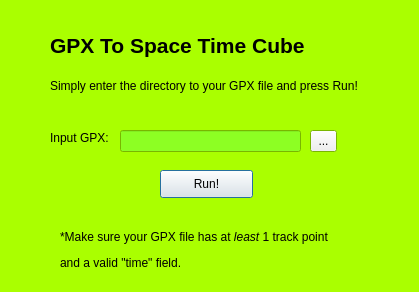
<?xml version="1.0" encoding="UTF-8"?>
<ui version="4.0">
 <class>GPXtoSpaceTimeCubeDialogBase</class>
 <widget class="QDialog" name="GPXtoSpaceTimeCubeDialogBase">
  <property name="geometry">
   <rect>
    <x>0</x>
    <y>0</y>
    <width>419</width>
    <height>292</height>
   </rect>
  </property>
  <property name="palette">
   <palette>
    <active>
     <colorrole role="Midlight">
      <brush brushstyle="SolidPattern">
       <color alpha="255">
        <red>170</red>
        <green>255</green>
        <blue>0</blue>
       </color>
      </brush>
     </colorrole>
     <colorrole role="Base">
      <brush brushstyle="SolidPattern">
       <color alpha="255">
        <red>141</red>
        <green>255</green>
        <blue>35</blue>
       </color>
      </brush>
     </colorrole>
     <colorrole role="Window">
      <brush brushstyle="SolidPattern">
       <color alpha="255">
        <red>170</red>
        <green>255</green>
        <blue>0</blue>
       </color>
      </brush>
     </colorrole>
    </active>
    <inactive>
     <colorrole role="Midlight">
      <brush brushstyle="SolidPattern">
       <color alpha="255">
        <red>170</red>
        <green>255</green>
        <blue>0</blue>
       </color>
      </brush>
     </colorrole>
     <colorrole role="Base">
      <brush brushstyle="SolidPattern">
       <color alpha="255">
        <red>141</red>
        <green>255</green>
        <blue>35</blue>
       </color>
      </brush>
     </colorrole>
     <colorrole role="Window">
      <brush brushstyle="SolidPattern">
       <color alpha="255">
        <red>170</red>
        <green>255</green>
        <blue>0</blue>
       </color>
      </brush>
     </colorrole>
    </inactive>
    <disabled>
     <colorrole role="Midlight">
      <brush brushstyle="SolidPattern">
       <color alpha="255">
        <red>170</red>
        <green>255</green>
        <blue>0</blue>
       </color>
      </brush>
     </colorrole>
     <colorrole role="Base">
      <brush brushstyle="SolidPattern">
       <color alpha="255">
        <red>170</red>
        <green>255</green>
        <blue>0</blue>
       </color>
      </brush>
     </colorrole>
     <colorrole role="Window">
      <brush brushstyle="SolidPattern">
       <color alpha="255">
        <red>170</red>
        <green>255</green>
        <blue>0</blue>
       </color>
      </brush>
     </colorrole>
    </disabled>
   </palette>
  </property>
  <property name="windowTitle">
   <string>GPXtoSpaceTimeCube</string>
  </property>
  <property name="autoFillBackground">
   <bool>true</bool>
  </property>
  <widget class="QPushButton" name="pushButton">
   <property name="geometry">
    <rect>
     <x>160</x>
     <y>170</y>
     <width>93</width>
     <height>28</height>
    </rect>
   </property>
   <property name="text">
    <string>Run!</string>
   </property>
  </widget>
  <widget class="QToolButton" name="toolButton">
   <property name="geometry">
    <rect>
     <x>310</x>
     <y>130</y>
     <width>27</width>
     <height>22</height>
    </rect>
   </property>
   <property name="text">
    <string>...</string>
   </property>
  </widget>
  <widget class="QLabel" name="label_3">
   <property name="geometry">
    <rect>
     <x>50</x>
     <y>130</y>
     <width>61</width>
     <height>16</height>
    </rect>
   </property>
   <property name="text">
    <string>Input GPX:</string>
   </property>
  </widget>
  <widget class="QLabel" name="label_5">
   <property name="geometry">
    <rect>
     <x>50</x>
     <y>20</y>
     <width>351</width>
     <height>51</height>
    </rect>
   </property>
   <property name="text">
    <string>&lt;html&gt;&lt;head/&gt;&lt;body&gt;&lt;p&gt;&lt;span style=&quot; font-size:16pt; font-weight:600;&quot;&gt;GPX To Space Time Cube&lt;/span&gt;&lt;/p&gt;&lt;/body&gt;&lt;/html&gt;</string>
   </property>
  </widget>
  <widget class="QLineEdit" name="lineEdit">
   <property name="geometry">
    <rect>
     <x>120</x>
     <y>130</y>
     <width>181</width>
     <height>22</height>
    </rect>
   </property>
  </widget>
  <widget class="QLabel" name="label">
   <property name="geometry">
    <rect>
     <x>50</x>
     <y>70</y>
     <width>341</width>
     <height>31</height>
    </rect>
   </property>
   <property name="text">
    <string>Simply enter the directory to your GPX file and press Run!</string>
   </property>
  </widget>
  <widget class="QLabel" name="label_2">
   <property name="geometry">
    <rect>
     <x>60</x>
     <y>230</y>
     <width>321</width>
     <height>41</height>
    </rect>
   </property>
   <property name="text">
    <string>&lt;html&gt;&lt;head/&gt;&lt;body&gt;&lt;p&gt;*Make sure your GPX file has at &lt;span style=&quot; font-style:italic;&quot;&gt;least&lt;/span&gt; 1 track point&lt;/p&gt;&lt;p&gt;and a valid &amp;quot;time&amp;quot; field.&lt;/p&gt;&lt;/body&gt;&lt;/html&gt;</string>
   </property>
  </widget>
  <widget class="QLabel" name="status">
   <property name="geometry">
    <rect>
     <x>50</x>
     <y>200</y>
     <width>311</width>
     <height>31</height>
    </rect>
   </property>
   <property name="text">
    <string>&lt;html&gt;&lt;head/&gt;&lt;body&gt;&lt;p&gt;&lt;br/&gt;&lt;/p&gt;&lt;/body&gt;&lt;/html&gt;</string>
   </property>
  </widget>
  <zorder>pushButton</zorder>
  <zorder>toolButton</zorder>
  <zorder>label_3</zorder>
  <zorder>lineEdit</zorder>
  <zorder>label</zorder>
  <zorder>label_2</zorder>
  <zorder>label_5</zorder>
  <zorder>status</zorder>
 </widget>
 <resources/>
 <connections/>
</ui>
